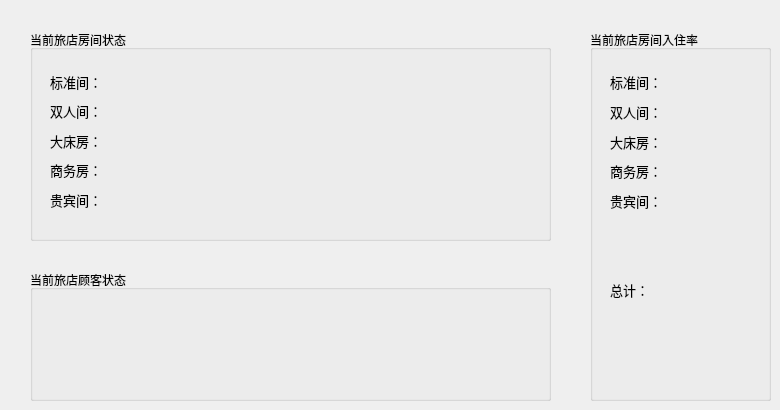
    <widget class="QWidget" name="tabStatic">
     <property name="mouseTracking">
      <bool>true</bool>
     </property>
     <property name="statusTip">
      <string>查看当前旅馆的数据统计</string>
     </property>
     <attribute name="icon">
      <iconset>
       <normaloff>:/icons/icons/stastic.png</normaloff>:/icons/icons/stastic.png</iconset>
     </attribute>
     <attribute name="title">
      <string>统计信息</string>
     </attribute>
     <widget class="QGroupBox" name="groupBox">
      <property name="geometry">
       <rect>
        <x>30</x>
        <y>30</y>
        <width>521</width>
        <height>211</height>
       </rect>
      </property>
      <property name="mouseTracking">
       <bool>true</bool>
      </property>
      <property name="title">
       <string>当前旅店房间状态</string>
      </property>
      <widget class="QWidget" name="layoutWidget">
       <property name="geometry">
        <rect>
         <x>20</x>
         <y>40</y>
         <width>61</width>
         <height>141</height>
        </rect>
       </property>
       <layout class="QVBoxLayout" name="verticalLayout">
        <item>
         <widget class="QLabel" name="label_3">
          <property name="font">
           <font>
            <pointsize>10</pointsize>
           </font>
          </property>
          <property name="mouseTracking">
           <bool>true</bool>
          </property>
          <property name="text">
           <string>标准间：</string>
          </property>
         </widget>
        </item>
        <item>
         <widget class="QLabel" name="label_4">
          <property name="font">
           <font>
            <pointsize>10</pointsize>
           </font>
          </property>
          <property name="mouseTracking">
           <bool>true</bool>
          </property>
          <property name="text">
           <string>双人间：</string>
          </property>
         </widget>
        </item>
        <item>
         <widget class="QLabel" name="label_5">
          <property name="font">
           <font>
            <pointsize>10</pointsize>
           </font>
          </property>
          <property name="mouseTracking">
           <bool>true</bool>
          </property>
          <property name="text">
           <string>大床房：</string>
          </property>
         </widget>
        </item>
        <item>
         <widget class="QLabel" name="label_6">
          <property name="font">
           <font>
            <pointsize>10</pointsize>
           </font>
          </property>
          <property name="mouseTracking">
           <bool>true</bool>
          </property>
          <property name="text">
           <string>商务房：</string>
          </property>
         </widget>
        </item>
        <item>
         <widget class="QLabel" name="label_7">
          <property name="font">
           <font>
            <pointsize>10</pointsize>
           </font>
          </property>
          <property name="mouseTracking">
           <bool>true</bool>
          </property>
          <property name="text">
           <string>贵宾间：</string>
          </property>
         </widget>
        </item>
       </layout>
      </widget>
      <widget class="QWidget" name="layoutWidget">
       <property name="geometry">
        <rect>
         <x>90</x>
         <y>40</y>
         <width>401</width>
         <height>141</height>
        </rect>
       </property>
       <layout class="QVBoxLayout" name="verticalLayout_2">
        <item>
         <widget class="QLabel" name="label_8">
          <property name="font">
           <font>
            <pointsize>10</pointsize>
           </font>
          </property>
          <property name="mouseTracking">
           <bool>true</bool>
          </property>
          <property name="text">
           <string/>
          </property>
         </widget>
        </item>
        <item>
         <widget class="QLabel" name="label_9">
          <property name="font">
           <font>
            <pointsize>10</pointsize>
           </font>
          </property>
          <property name="mouseTracking">
           <bool>true</bool>
          </property>
          <property name="text">
           <string/>
          </property>
         </widget>
        </item>
        <item>
         <widget class="QLabel" name="label_10">
          <property name="font">
           <font>
            <pointsize>10</pointsize>
           </font>
          </property>
          <property name="mouseTracking">
           <bool>true</bool>
          </property>
          <property name="text">
           <string/>
          </property>
         </widget>
        </item>
        <item>
         <widget class="QLabel" name="label_11">
          <property name="font">
           <font>
            <pointsize>10</pointsize>
           </font>
          </property>
          <property name="mouseTracking">
           <bool>true</bool>
          </property>
          <property name="text">
           <string/>
          </property>
         </widget>
        </item>
        <item>
         <widget class="QLabel" name="label_12">
          <property name="font">
           <font>
            <pointsize>10</pointsize>
           </font>
          </property>
          <property name="mouseTracking">
           <bool>true</bool>
          </property>
          <property name="text">
           <string/>
          </property>
         </widget>
        </item>
       </layout>
      </widget>
     </widget>
     <widget class="QGroupBox" name="groupBox_2">
      <property name="geometry">
       <rect>
        <x>30</x>
        <y>270</y>
        <width>521</width>
        <height>131</height>
       </rect>
      </property>
      <property name="mouseTracking">
       <bool>true</bool>
      </property>
      <property name="title">
       <string>当前旅店顾客状态</string>
      </property>
      <widget class="QLabel" name="label_13">
       <property name="geometry">
        <rect>
         <x>20</x>
         <y>60</y>
         <width>431</width>
         <height>16</height>
        </rect>
       </property>
       <property name="font">
        <font>
         <pointsize>10</pointsize>
        </font>
       </property>
       <property name="mouseTracking">
        <bool>true</bool>
       </property>
       <property name="text">
        <string/>
       </property>
      </widget>
     </widget>
     <widget class="QGroupBox" name="groupBox_3">
      <property name="geometry">
       <rect>
        <x>590</x>
        <y>30</y>
        <width>181</width>
        <height>371</height>
       </rect>
      </property>
      <property name="mouseTracking">
       <bool>true</bool>
      </property>
      <property name="title">
       <string>当前旅店房间入住率</string>
      </property>
      <widget class="QWidget" name="layoutWidget">
       <property name="geometry">
        <rect>
         <x>20</x>
         <y>40</y>
         <width>60</width>
         <height>291</height>
        </rect>
       </property>
       <layout class="QVBoxLayout" name="verticalLayout_5">
        <item>
         <layout class="QVBoxLayout" name="verticalLayout_3">
          <item>
           <widget class="QLabel" name="label_14">
            <property name="font">
             <font>
              <pointsize>10</pointsize>
             </font>
            </property>
            <property name="text">
             <string>标准间：</string>
            </property>
           </widget>
          </item>
          <item>
           <widget class="QLabel" name="label_15">
            <property name="font">
             <font>
              <pointsize>10</pointsize>
             </font>
            </property>
            <property name="mouseTracking">
             <bool>true</bool>
            </property>
            <property name="text">
             <string>双人间：</string>
            </property>
           </widget>
          </item>
          <item>
           <widget class="QLabel" name="label_16">
            <property name="font">
             <font>
              <pointsize>10</pointsize>
             </font>
            </property>
            <property name="mouseTracking">
             <bool>true</bool>
            </property>
            <property name="text">
             <string>大床房：</string>
            </property>
           </widget>
          </item>
          <item>
           <widget class="QLabel" name="label_17">
            <property name="font">
             <font>
              <pointsize>10</pointsize>
             </font>
            </property>
            <property name="mouseTracking">
             <bool>true</bool>
            </property>
            <property name="text">
             <string>商务房：</string>
            </property>
           </widget>
          </item>
          <item>
           <widget class="QLabel" name="label_18">
            <property name="font">
             <font>
              <pointsize>10</pointsize>
             </font>
            </property>
            <property name="mouseTracking">
             <bool>true</bool>
            </property>
            <property name="text">
             <string>贵宾间：</string>
            </property>
           </widget>
          </item>
         </layout>
        </item>
        <item>
         <widget class="QLabel" name="label_19">
          <property name="font">
           <font>
            <pointsize>10</pointsize>
           </font>
          </property>
          <property name="mouseTracking">
           <bool>true</bool>
          </property>
          <property name="text">
           <string>总计：</string>
          </property>
         </widget>
        </item>
       </layout>
      </widget>
      <widget class="QWidget" name="layoutWidget">
       <property name="geometry">
        <rect>
         <x>83</x>
         <y>40</y>
         <width>81</width>
         <height>291</height>
        </rect>
       </property>
       <layout class="QVBoxLayout" name="verticalLayout_6">
        <item>
         <layout class="QVBoxLayout" name="verticalLayout_4">
          <item>
           <widget class="QLabel" name="label_20">
            <property name="font">
             <font>
              <pointsize>10</pointsize>
             </font>
            </property>
            <property name="text">
             <string/>
            </property>
           </widget>
          </item>
          <item>
           <widget class="QLabel" name="label_21">
            <property name="font">
             <font>
              <pointsize>10</pointsize>
             </font>
            </property>
            <property name="mouseTracking">
             <bool>true</bool>
            </property>
            <property name="text">
             <string/>
            </property>
           </widget>
          </item>
          <item>
           <widget class="QLabel" name="label_22">
            <property name="font">
             <font>
              <pointsize>10</pointsize>
             </font>
            </property>
            <property name="mouseTracking">
             <bool>true</bool>
            </property>
            <property name="text">
             <string/>
            </property>
           </widget>
          </item>
          <item>
           <widget class="QLabel" name="label_23">
            <property name="font">
             <font>
              <pointsize>10</pointsize>
             </font>
            </property>
            <property name="mouseTracking">
             <bool>true</bool>
            </property>
            <property name="text">
             <string/>
            </property>
           </widget>
          </item>
          <item>
           <widget class="QLabel" name="label_24">
            <property name="font">
             <font>
              <pointsize>10</pointsize>
             </font>
            </property>
            <property name="mouseTracking">
             <bool>true</bool>
            </property>
            <property name="text">
             <string/>
            </property>
           </widget>
          </item>
         </layout>
        </item>
        <item>
         <widget class="QLabel" name="label_25">
          <property name="font">
           <font>
            <pointsize>10</pointsize>
           </font>
          </property>
          <property name="mouseTracking">
           <bool>true</bool>
          </property>
          <property name="text">
           <string/>
          </property>
         </widget>
        </item>
       </layout>
      </widget>
     </widget>
    </widget>
